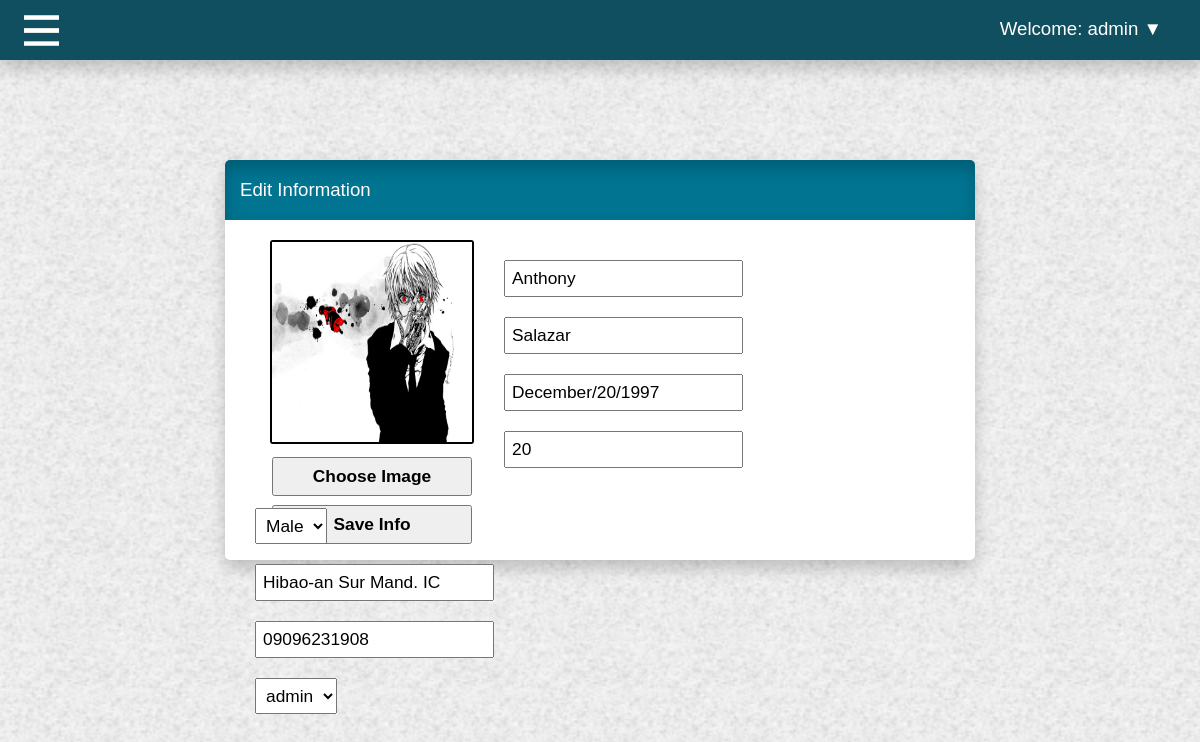
The page /admin/admin_edit_info.php (signed in) on the database its author committed.
### tables this page shows
CREATE TABLE `user` (
  `id` int(11) NOT NULL,
  `firstname` varchar(200) NOT NULL,
  `lastname` varchar(200) NOT NULL,
  `birthdate` varchar(200) NOT NULL,
  `age` int(100) NOT NULL,
  `gender` varchar(200) NOT NULL,
  `address` varchar(200) NOT NULL,
  `contact` varchar(200) NOT NULL,
  `username` varchar(200) NOT NULL,
  `password` varchar(200) NOT NULL,
  `user_type` varchar(100) NOT NULL,
  `name` varchar(100) NOT NULL,
  `type` varchar(100) NOT NULL
);

### admin/admin_edit_info.php (the view, shortened to what this page needs)
<?php $title="ADMIN"; include"side_nav.php"; require"../php/connect.php";
$fetch = "SELECT * FROM user WHERE id = '$id'";
$result1 = $connect->query($fetch);
if($result1->num_rows){
while($row = $result1->fetch_array()){
echo"
<form method='POST' enctype='multipart/form-data'>
<div id='edit_user'>
<div class='edit_header'>
<label>Edit Information</label>
</div>
<div class='user_input'>
        <div class='img_box_pic1'>
          <img src='../upload/$row[name]' id='image-field'>
          <div class='upload-btn-wrapper'>
        <button class='upload'>Choose Image</button>
        <input type='file' name='file' id='file-field' onchange='previewImage(event)'/>
          </div>
           <button type='submit' name='edit'>Save Info</button>
        </div>
<div class='column1'>
          <div>
          <input type='text' value='$row[firstname]' readonly=''>
          </div>
          <div>
          <input type='text' value='$row[lastname]'  readonly=''>
          </div>
          <div>
             <input type='text'  value='$row[birthdate]' readonly=''>
          </div>
          <div>
          <input type='number' value='$row[age]' readonly=''>
          </div>
        </div>
           <div class='column1'>
          <div>
          <select readonly='' name='gender' class='gender'>
            <option>$row[gender]</option>
         </select>
          </div>
          <div>
          <input type='text' name='address' value='$row[address]' placeholder='Enter Address' required=''>
          </div>
          <div>
          <input type='number' name='contact' value='$row[contact]' placeholder='Enter Contact#' required=''>
          </div>
          <div>
         <select required='' name='user_type' class='gender'>
         	<option style='background-color: skyblue;'>$row[user_type]</option>
           <option value='admin'>admin</option>
           <option value='user'>user</option>
         </select>
          </div>
        </div>
</div>
</form>
<script src='../js/prev_pic.js'></script>
";
}}
?>

### css/admin29.css (style rules this page uses)
body { background-image: url("../image/background.jpg"); background-size:1000px; margin: 0; padding: 0; overflow: hidden; cursor: pointer; }
* { padding: 0; margin: 0; }
.upload-btn-wrapper { position: relative; overflow: hidden; display: inline-block; margin-top: 6px; }
.user_input .column1 { float: left; margin-left: 30px; margin-top: 20px; }
.user_input .column1 input { margin-top: 20px; font-size: 13pt; padding: 6px; outline:none; }
.user_input .column1 .gender { margin-top: 20px; font-size: 13pt; padding: 6px; outline:none; }
#edit_user { height: 400px; width: 750px; margin: auto; background-color: #fff; margin-top: 100px; border-radius: 5px; box-shadow: 0px 8px 16px 0px rgba(0,0,0,0.2); }
.edit_header { height: 60px; width: 750px; margin: auto; border-top-right-radius: 5px; border-top-left-radius: 5px; background-color: #007491; box-shadow: 0px 8px 16px 0px rgba(0,0,0,0.2)inset; margin-top: 30px; }
.edit_header label { padding: 15px; font-size: 14pt; color: #fff; font-family: Arial,sans-serif; line-height: 60px; }
.img_box_pic1 { height: 200px; width: 200px; border:2px solid black; float: left; margin-top: 20px; margin-left: 45px; border-radius: 3px; }
.img_box_pic1 img { height: 200px; width: 200px; }
.img_box_pic1 button { font-size: 13pt; font-weight: bold; font-family: Arial,sans-serif; padding: 7px; margin-top: 5px; width: 200px; }

### rows shown on the page
user: name (picture), firstname "Anthony", lastname "Salazar", birthdate "December/20/1997", age "20", gender "Male", address "Hibao-an Sur Mand. IC", contact "09096231908", user_type "admin"

### other values the page prints
$username "admin"
